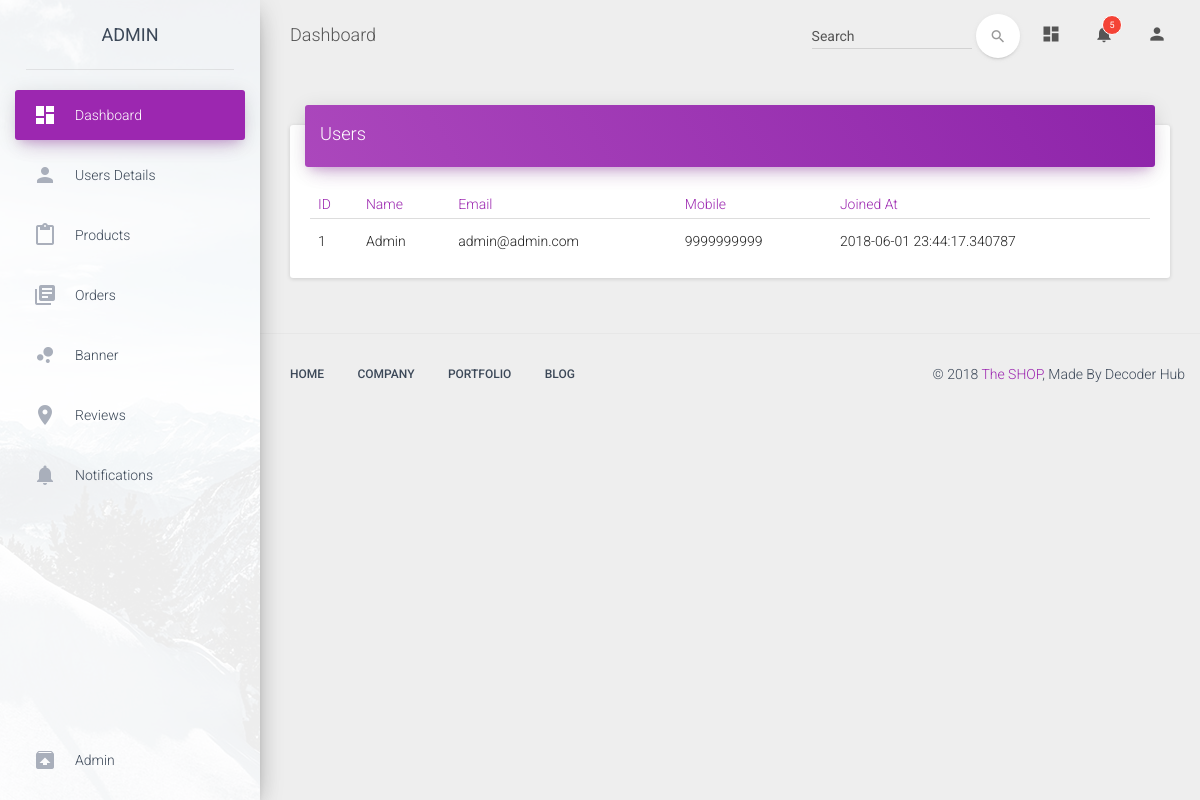
Screenshot of /dashboard/users/ (signed in) with the database file from the repository.
### models.py (models this page shows, shortened)
class User(UserMixin, Model):
    full_name = CharField()
    email = CharField(unique=True)
    password = CharField(max_length=100)
    mobile_no = CharField()
    joined_at = DateTimeField(default=datetime.datetime.now)
    is_admin = BooleanField(default=False)
    class Meta:
        database = DATABASE

### routes.py (the view)
@app.route('/dashboard/users/')
@login_required
def dashboard_users():
    if current_user.is_admin:
        return render_template("dashboard/html/user.html", user=current_user, data=models.User)
    else:
        return redirect(url_for('index'))

### routes.py (called while the page is built)
@app.context_processor
def override_url_for():
    return dict(url_for=dated_url_for)

def dated_url_for(endpoint, **values):
    if (endpoint == 'static' or endpoint == 'product_images'):
        filename = values.get('filename', None)
        if filename:
            file_path = os.path.join(app.root_path,
                                     endpoint, filename)
            values['q'] = int(os.stat(file_path).st_mtime)
    return url_for(endpoint, **values)

@login_manager.user_loader
def load_user(userid):
    try:
        return models.User.get(models.User.id == userid)
    except models.DoesNotExist:
        return None

@app.before_request
def before_request():
    try:
        g.db = models.DATABASE
        g.db.connect()
    except models.OperationalError:
        pass

@app.after_request
def after_request(response):
    g.db.close()
    return response

### templates/dashboard/html/user.html
{% extends "dashboard/html/layout.html" %}
{% block content %}
<div class="container-fluid">
    <div class="row">
        <div class="col-lg-12">
            <div class="card">
                    <div class="card-header" data-background-color="purple">
                        <h4 class="title">Users</h4>
                    </div>
                    <div class="card-content table-responsive">
                        <table class="table table-hover">
                            <thead class="text-primary">
                                <tr><th>ID</th>
                                <th>Name</th>
                                <th>Email</th>
                                <th>Mobile</th>
                                <th>Joined At</th>
                            </tr></thead>
                            <tbody>
                                {% for user in data %}
                                    <tr>
                                        <td>{{ user.id }}</td>
                                        <td>{{ user.full_name }}</td>
                                        <td>{{ user.email }}</td>
                                        <td>{{ user.mobile_no }}</td>
                                        <td>{{ user.joined_at }}</td>
                                    </tr>
                                {% endfor %}
                            </tbody>
                        </table>
                    </div>
                </div>
        </div>
    </div>
</div>
{% endblock %}

### templates/dashboard/html/layout.html (shortened to what this page needs)
<!doctype html>
<html lang="en">
<head>
    <link href="/static/dashboard/assets/css/bootstrap.min.css" rel="stylesheet" />
    <link href="/static/dashboard/assets/css/material-dashboard.css?v=1.2.0" rel="stylesheet" />
    <link href="/static/dashboard/assets/css/demo.css" rel="stylesheet" />
    <link href="https://maxcdn.bootstrapcdn.com/font-awesome/latest/css/font-awesome.min.css" rel="stylesheet">
</head>
<body>
    <div class="wrapper">
        <div class="sidebar" data-color="purple" data-image="/static/dashboard/assets/img/sidebar-1.jpg">
            <div class="logo">
                <a href="{{ url_for('dashboard') }}" class="simple-text">
                    {{ user.full_name }}
                </a>
            </div>
            <div class="sidebar-wrapper">
                <ul class="nav">
                    <li class="active">
                        <a href="{{ url_for('dashboard') }}">
                            <i class="material-icons">dashboard</i>
                            <p>Dashboard</p>
                        </a>
                    </li>
                    <li>
                        <a href="{{ url_for('dashboard_users') }}">
                            <i class="material-icons">person</i>
                            <p>Users Details</p>
                        </a>
                    </li>
                    <li>
                        <a href="{{ url_for('dashboard_products') }}">
                            <i class="material-icons">content_paste</i>
                            <p>Products</p>
                        </a>
                    </li>
                    <li>
                        <a href="{{ url_for('dashboard_orders') }}">
                            <i class="material-icons">library_books</i>
                            <p>Orders</p>
                        </a>
                    </li>
                    <li>
                        <a href="{{ url_for('dashboard_banner') }}">
                            <i class="material-icons">bubble_chart</i>
                            <p>Banner</p>
                        </a>
                    </li>
                    <li>
                        <a href="{{url_for('add_review_dashboard')}}">
                            <i class="material-icons">location_on</i>
                            <p>Reviews</p>
                        </a>
                    </li>
                    <li>
                        <a href="#">
                            <i class="material-icons text-gray">notifications</i>
                            <p>Notifications</p>
                        </a>
                    </li>
                    <li class="active-pro">
                        <a href="#">
                            <i class="material-icons">unarchive</i>
                            <p>Admin</p>
                        </a>
                    </li>
                </ul>
            </div>
        </div>
        <div class="main-panel">
            <nav class="navbar navbar-transparent navbar-absolute">
                <div class="container-fluid">
                    <div class="navbar-header">
                        <a class="navbar-brand" href="{{ url_for('dashboard') }}"> Dashboard </a>
                    </div>
                    <div class="collapse navbar-collapse">
                        <ul class="nav navbar-nav navbar-right">
                            <li>
                                <a href="#pablo" class="dropdown-toggle" data-toggle="dropdown">
                                    <i class="material-icons">dashboard</i>
                                </a>
                            </li>
                            <li class="dropdown">
                                <a href="#" class="dropdown-toggle" data-toggle="dropdown">
                                    <i class="material-icons">notifications</i>
                                    <span class="notification">5</span>
                                </a>
                            </li>
                            <li>
                                <a href="#pablo" class="dropdown-toggle" data-toggle="dropdown">
                                    <i class="material-icons">person</i>
                                </a>
                            </li>
                        </ul>
                        <form class="navbar-form navbar-right" role="search">
                            <div class="form-group  is-empty">
                                <input type="text" class="form-control" placeholder="Search">
                            </div>
                            <button type="submit" class="btn btn-white btn-round btn-just-icon">
                                <i class="material-icons">search</i>
                                <div class="ripple-container"></div>
                            </button>
                        </form>
                    </div>
                </div>
            </nav>
            <div class="content">
                {% block content %}
                {% endblock %}
            </div>
            <footer class="footer">
                    <div class="container-fluid">
                        <nav class="pull-left">
                            <ul>
                                <li>
                                    <a href="#">
                                        Home
                                    </a>
                                </li>
                                <li>
                                    <a href="#">
                                        Company
                                    </a>
                                </li>
                                <li>
                                    <a href="#">
                                        Portfolio
                                    </a>
                                </li>
                                <li>
                                    <a href="#">
                                        Blog
                                    </a>
                                </li>
                            </ul>
                        </nav>
                        <p class="copyright pull-right">
                            &copy;
                            <a href="{{ url_for('index') }}">The SHOP</a>, Made By Decoder Hub
                        </p>
                    </div>
                </footer>
            </div>
        </div>
    </body>
    </html>

### static/dashboard/assets/css/demo.css (style rules this page uses)
@media (min-width: 992px) { .sidebar .nav>li.active-pro { position: absolute; width: 100%; bottom: 10px; } }

### rows the page displays
User: full_name "ADMIN", id "1", full_name "Admin", email "admin@admin.com", mobile_no "9999999999", joined_at "2018-06-01 23:44:17.340787"
